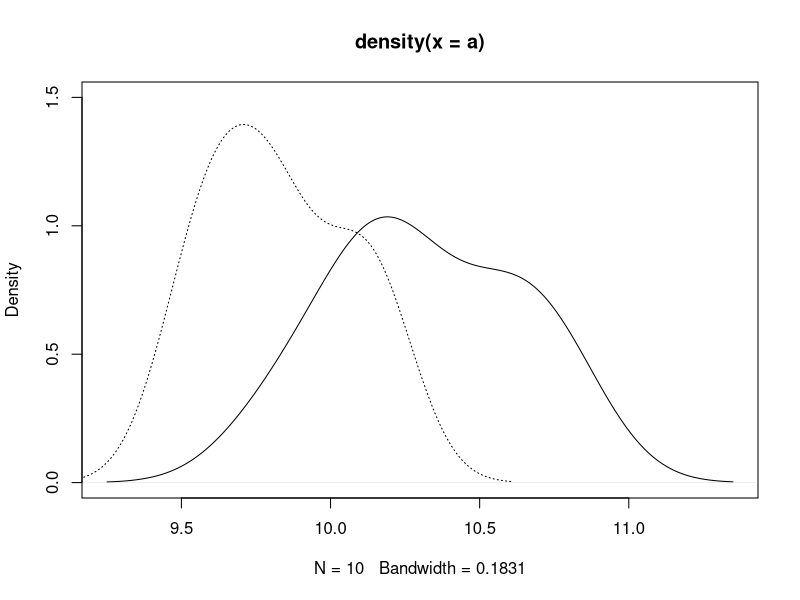
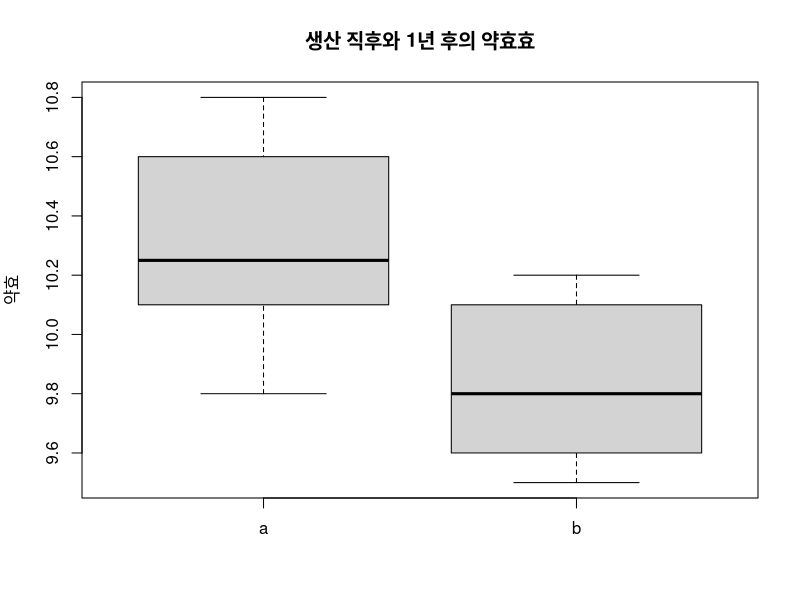
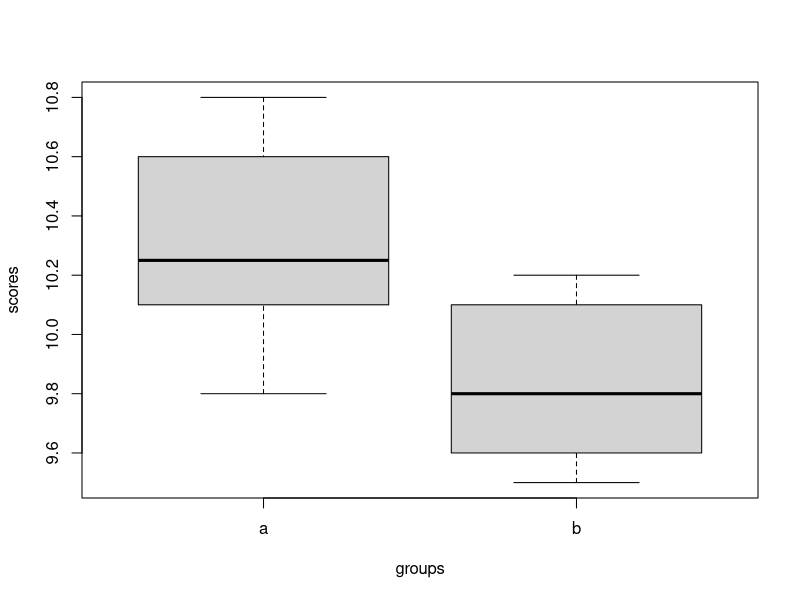

Write the R code that produced these figures, in order.
#실험계획 2-2
a<-c(10.2,10.5,10.3,10.8,9.8,10.6,10.7,10.2,10,10.1)
b<-c(9.8,9.6,10.1,10.2,10.1,9.7,9.5,9.6,9.8,9.9)
plot(density(a),lty=1,ylim=c(0,1.5))
lines(density(b),lty=3,ylim=c(0,1.5))
mean(a)
mean(b)
va<-var(a)
vb<-var(b)
sp2<-(((length(a)-1)*va+(length(b)-1)*vb)/(length(a)+length(b)-2))
sqrt(sp2)
t<-(mean(a)-mean(b))/(sqrt(sp2)*(sqrt(1/length(a)+1/length(b))))
boxplot(a,b,ylab="약효",names=c("a","b"),main="생산 직후와 1년 후의 약효효")
t.test(a,b,var.equal = T)
scores<-(c(a,b))
groups<-c("a","b")
groups<-rep(groups,c(10,10))
data<-data.frame(groups,scores)
boxplot(scores~groups)
t.test(scores~groups,data=data,var.equal=T)
